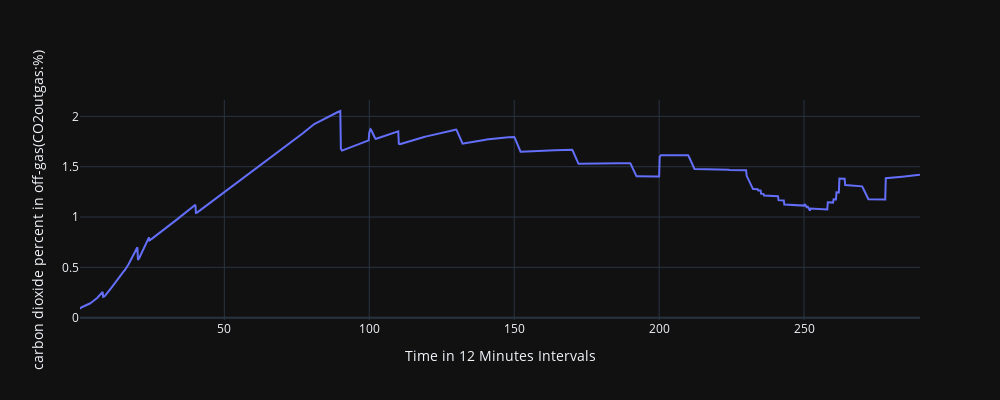
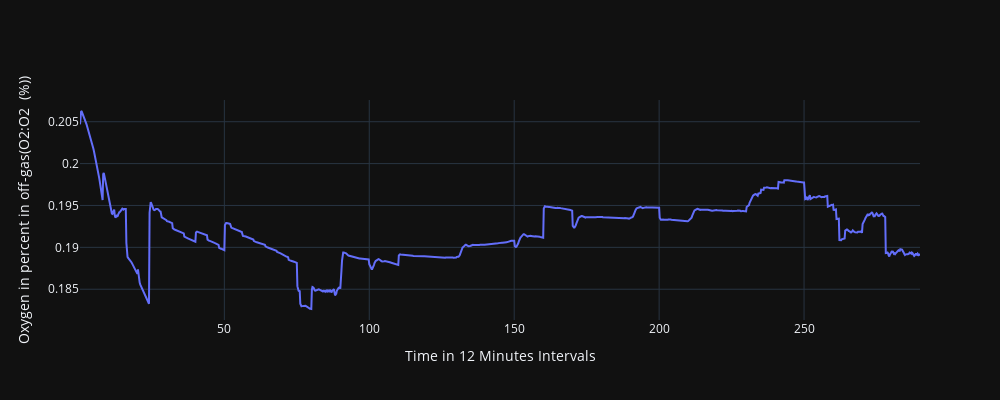
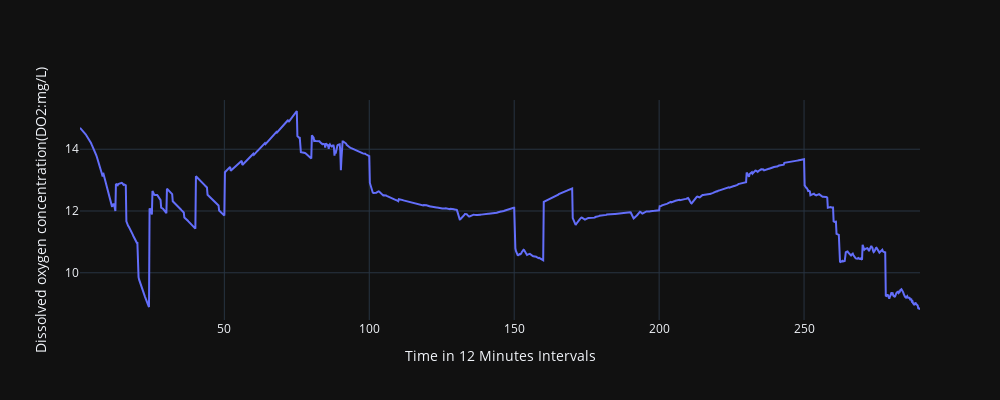
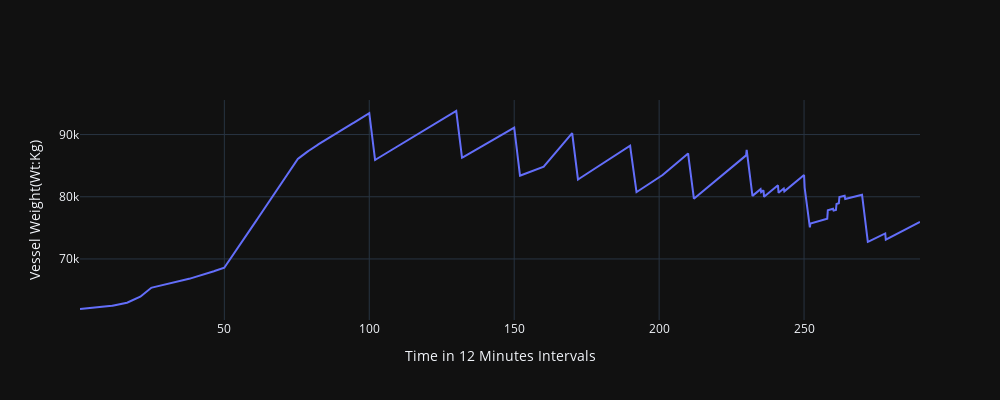

The code cell stored with these charts, in order, in its notebook:
### Markdown cell above
##### Let's visualize the input features one by one, to get a general overview of how they behave with time.

### Code cell
data_grouped = df.groupby('Time (h)').mean() # grouping of all the batches to get an overview of the behaviour over time


visualize_features(input_features[:-2], data_grouped)

### Figure 1 — Plotly figure (JSON) as saved in the notebook; plotly's stock layout.template omitted (floating-point values rounded to 4 significant figures; data arrays with more than 128 entries replaced by an {"elided": "..."} marker saying what was removed)
{"data": [{"mode": "lines", "name": "y value", "type": "scatter", "x": {"elided": "1450 float values"}, "y": {"elided": "1450 float values"}}], "layout": {"height": 400, "width": 1000, "xaxis": {"title": {"text": "Time in 12 Minutes Intervals"}}, "yaxis": {"title": {"text": "carbon dioxide percent in off-gas(CO2outgas:%)"}}}}

### Figure 2 — Plotly figure (JSON) as saved in the notebook; plotly's stock layout.template omitted (floating-point values rounded to 4 significant figures; data arrays with more than 128 entries replaced by an {"elided": "..."} marker saying what was removed)
{"data": [{"mode": "lines", "name": "y value", "type": "scatter", "x": {"elided": "1450 float values"}, "y": {"elided": "1450 float values"}}], "layout": {"height": 400, "width": 1000, "xaxis": {"title": {"text": "Time in 12 Minutes Intervals"}}, "yaxis": {"title": {"text": "Oxygen in percent in off-gas(O2:O2  (%))"}}}}

### Figure 3 — Plotly figure (JSON) as saved in the notebook; plotly's stock layout.template omitted (floating-point values rounded to 4 significant figures; data arrays with more than 128 entries replaced by an {"elided": "..."} marker saying what was removed)
{"data": [{"mode": "lines", "name": "y value", "type": "scatter", "x": {"elided": "1450 float values"}, "y": {"elided": "1450 float values"}}], "layout": {"height": 400, "width": 1000, "xaxis": {"title": {"text": "Time in 12 Minutes Intervals"}}, "yaxis": {"title": {"text": "Dissolved oxygen concentration(DO2:mg/L)"}}}}

### Figure 4 — Plotly figure (JSON) as saved in the notebook; plotly's stock layout.template omitted (floating-point values rounded to 4 significant figures; data arrays with more than 128 entries replaced by an {"elided": "..."} marker saying what was removed)
{"data": [{"mode": "lines", "name": "y value", "type": "scatter", "x": {"elided": "1450 float values"}, "y": {"elided": "1450 float values"}}], "layout": {"height": 400, "width": 1000, "xaxis": {"title": {"text": "Time in 12 Minutes Intervals"}}, "yaxis": {"title": {"text": "Vessel Weight(Wt:Kg)"}}}}
